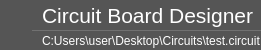
     <widget class="QFrame" name="frame_top">
      <property name="minimumSize">
       <size>
        <width>0</width>
        <height>0</height>
       </size>
      </property>
      <property name="maximumSize">
       <size>
        <width>16777215</width>
        <height>50</height>
       </size>
      </property>
      <property name="styleSheet">
       <string notr="true">background-color: rgb(85, 85, 85);</string>
      </property>
      <property name="frameShape">
       <enum>QFrame::NoFrame</enum>
      </property>
      <property name="frameShadow">
       <enum>QFrame::Raised</enum>
      </property>
      <layout class="QHBoxLayout" name="horizontalLayout">
       <property name="spacing">
        <number>0</number>
       </property>
       <property name="leftMargin">
        <number>0</number>
       </property>
       <property name="topMargin">
        <number>0</number>
       </property>
       <property name="rightMargin">
        <number>0</number>
       </property>
       <property name="bottomMargin">
        <number>0</number>
       </property>
       <item>
        <widget class="QFrame" name="frame_toggle">
         <property name="maximumSize">
          <size>
           <width>50</width>
           <height>16777215</height>
          </size>
         </property>
         <property name="frameShape">
          <enum>QFrame::NoFrame</enum>
         </property>
         <property name="frameShadow">
          <enum>QFrame::Raised</enum>
         </property>
         <layout class="QVBoxLayout" name="verticalLayout_13">
          <property name="spacing">
           <number>0</number>
          </property>
          <property name="leftMargin">
           <number>0</number>
          </property>
          <property name="topMargin">
           <number>0</number>
          </property>
          <property name="rightMargin">
           <number>0</number>
          </property>
          <property name="bottomMargin">
           <number>0</number>
          </property>
          <item>
           <widget class="QPushButton" name="btn_toggle">
            <property name="minimumSize">
             <size>
              <width>0</width>
              <height>50</height>
             </size>
            </property>
            <property name="styleSheet">
             <string notr="true">QPushButton{
	background-color: rgb(85, 85, 85);
	border: none;
}

QPushButton:hover{
	background-color: rgb(42, 41, 44);
}</string>
            </property>
            <property name="text">
             <string/>
            </property>
            <property name="icon">
             <iconset>
              <normaloff>img/menu.png</normaloff>img/menu.png</iconset>
            </property>
            <property name="iconSize">
             <size>
              <width>24</width>
              <height>24</height>
             </size>
            </property>
           </widget>
          </item>
         </layout>
        </widget>
       </item>
       <item>
        <widget class="QFrame" name="frame_descriptions">
         <property name="frameShape">
          <enum>QFrame::NoFrame</enum>
         </property>
         <property name="frameShadow">
          <enum>QFrame::Raised</enum>
         </property>
         <layout class="QVBoxLayout" name="verticalLayout_2">
          <property name="spacing">
           <number>0</number>
          </property>
          <property name="leftMargin">
           <number>0</number>
          </property>
          <property name="topMargin">
           <number>0</number>
          </property>
          <property name="rightMargin">
           <number>0</number>
          </property>
          <property name="bottomMargin">
           <number>0</number>
          </property>
          <item>
           <widget class="QFrame" name="frame_title">
            <property name="minimumSize">
             <size>
              <width>0</width>
              <height>30</height>
             </size>
            </property>
            <property name="styleSheet">
             <string notr="true">background-color: rgb(85, 85, 85);
</string>
            </property>
            <property name="frameShape">
             <enum>QFrame::NoFrame</enum>
            </property>
            <property name="frameShadow">
             <enum>QFrame::Raised</enum>
            </property>
            <layout class="QHBoxLayout" name="horizontalLayout_7">
             <property name="spacing">
              <number>0</number>
             </property>
             <property name="leftMargin">
              <number>10</number>
             </property>
             <property name="topMargin">
              <number>0</number>
             </property>
             <property name="rightMargin">
              <number>0</number>
             </property>
             <property name="bottomMargin">
              <number>0</number>
             </property>
             <item>
              <widget class="QLabel" name="label_title">
               <property name="font">
                <font>
                 <pointsize>16</pointsize>
                </font>
               </property>
               <property name="styleSheet">
                <string notr="true">color: rgb(255, 255, 255);</string>
               </property>
               <property name="text">
                <string>Circuit Board Designer</string>
               </property>
              </widget>
             </item>
            </layout>
           </widget>
          </item>
          <item>
           <widget class="QFrame" name="frame_file_location">
            <property name="styleSheet">
             <string notr="true">background-color: rgb(85, 85, 85);

border-top: 1px solid  rgba(224, 224, 224, 0.2);</string>
            </property>
            <property name="frameShape">
             <enum>QFrame::NoFrame</enum>
            </property>
            <property name="frameShadow">
             <enum>QFrame::Raised</enum>
            </property>
            <layout class="QHBoxLayout" name="horizontalLayout_8">
             <property name="spacing">
              <number>0</number>
             </property>
             <property name="leftMargin">
              <number>10</number>
             </property>
             <property name="topMargin">
              <number>0</number>
             </property>
             <property name="rightMargin">
              <number>0</number>
             </property>
             <property name="bottomMargin">
              <number>0</number>
             </property>
             <item>
              <widget class="QLabel" name="label_file_location">
               <property name="styleSheet">
                <string notr="true">color: rgb(255, 255, 255);
border-top: none;</string>
               </property>
               <property name="text">
                <string>C:Users\user\Desktop\Circuits\test.circuit</string>
               </property>
              </widget>
             </item>
            </layout>
           </widget>
          </item>
         </layout>
        </widget>
       </item>
      </layout>
     </widget>
